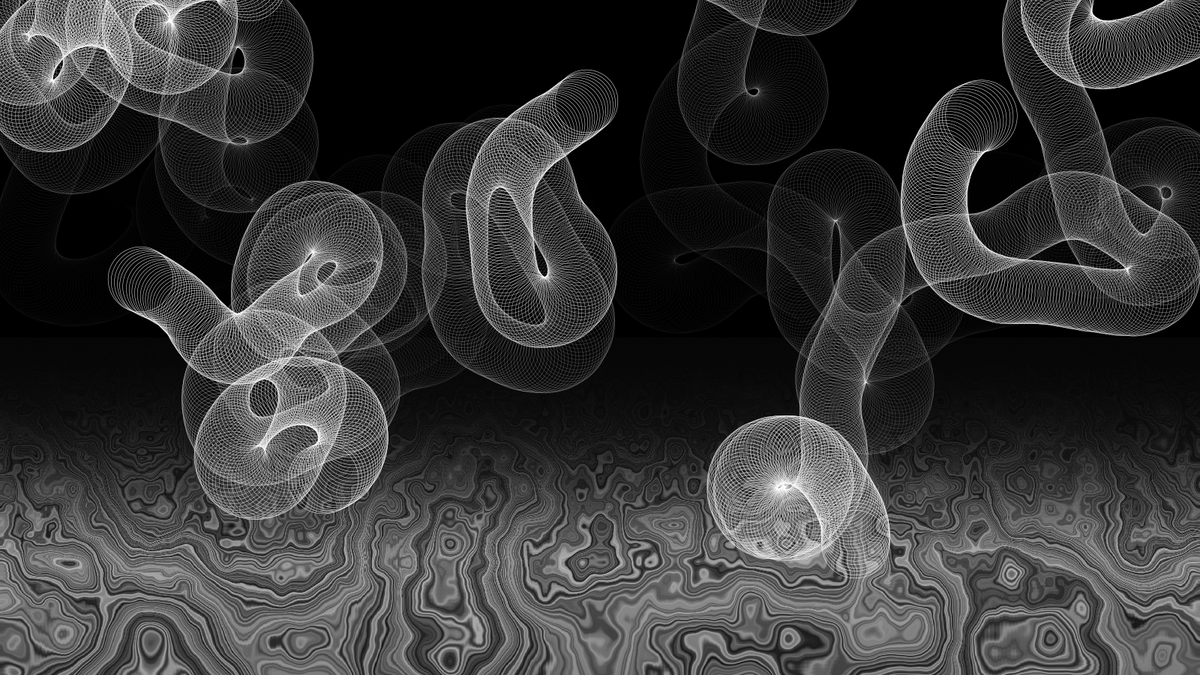
Frame 1 (no input)
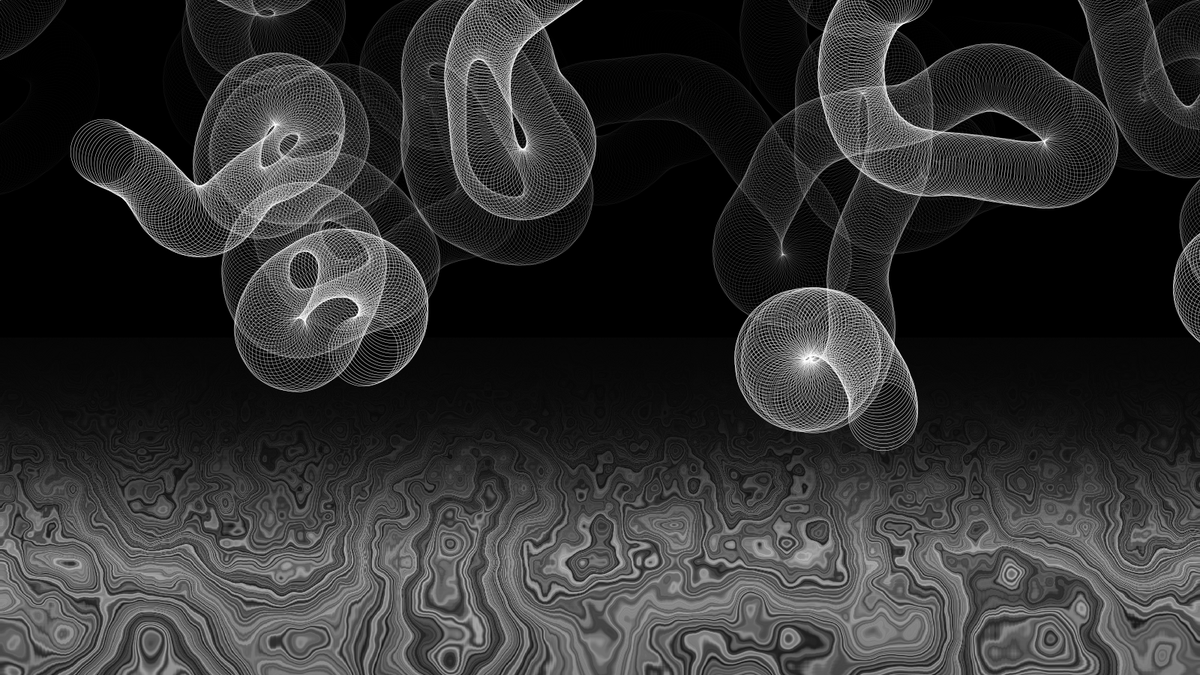
Frame 2 (the mouse pressed at the canvas centre, redrawn once)

The Processing sketch that drew these frames (run headless with seeded random() and noise(); the mouse was pressed at the canvas centre and the sketch redrawn once):

// Processing sketch: deep_sea
// ── deep_sea.pde
long i = 0;

void setup()
{
  size(1600, 900);
  background(0);
  smooth();
  noLoop();
  noiseSeed(55); //41 55 72
  randomSeed(21);
}

void draw()
{
  background(0);
  int hei = (int)(height*0.5);
  createBackground(width, hei);
  drawTube(10, 1, 500, random(height-hei)-100);
}

void drawTube(int num0, int num1, int num2, float y)
{
  for (int k = 0; k < num0; k++)
  {
    float x = random(width/num0)+width/num0*k;
    for (int i = 0; i < num1; i++)
    {
      pushMatrix();
      translate(x,y);
      for (int j = 0; j < num2; j++)
      {
        float r = 100*(1.0 - 0.3*noise(i, j*0.05, k));
        float drad = PI*0.05*(1.0-2.0*noise(i, j*0.05, k));
        float dpos = r*0.05;
        
        stroke(255, map(j, 0, num2-1, 0, 255));
        strokeWeight((float)j/(float)num2*0.5);
        noFill();
        ellipse(0, 0, r, r);
        
        rotate(drad);
        translate(dpos, 0);
      }
      popMatrix();
    }
  }
}

PImage createNoise(int w, int h)
{
  PImage img_bg = createImage(w, h, RGB);
  img_bg.loadPixels();
  for (int i = 0; i < img_bg.width; i++)
  {
    for (int j = 0; j < img_bg.height; j++)
    {
      noiseDetail(5, map(img_bg.height-1-j, 0, img_bg.height-1, 0.3, 0.7));
      float noise = noise(0.005*i, 0.005*j, 0.005*frameCount);
      float val = map(noise(map(noise, 0, 1, 0, 255), 0.05*frameCount), 0, 1, 0, 255);
      img_bg.pixels[i+j*img_bg.width] = color(val);
    }
  }
  img_bg.updatePixels();
  
  return img_bg;
}

void createBackground(int w, int h)
{
  PImage bg_noise = createNoise(w, h);
  image(bg_noise, 0, height-h);
  for (int i = 0; i < height/3; i+=5)
  {
    noStroke();
    fill(0, max(35-(float)i*0.1, 0));
    rect(0, 0, width, height-h+i);
  }
}

void keyPressed()
{
  if (keyCode == ENTER)
  {
    save("image.jpg");
  }
  else if (keyCode == SHIFT)
  {
    noiseSeed(i);
    redraw();
    println(i);
    i++;
  }
}
